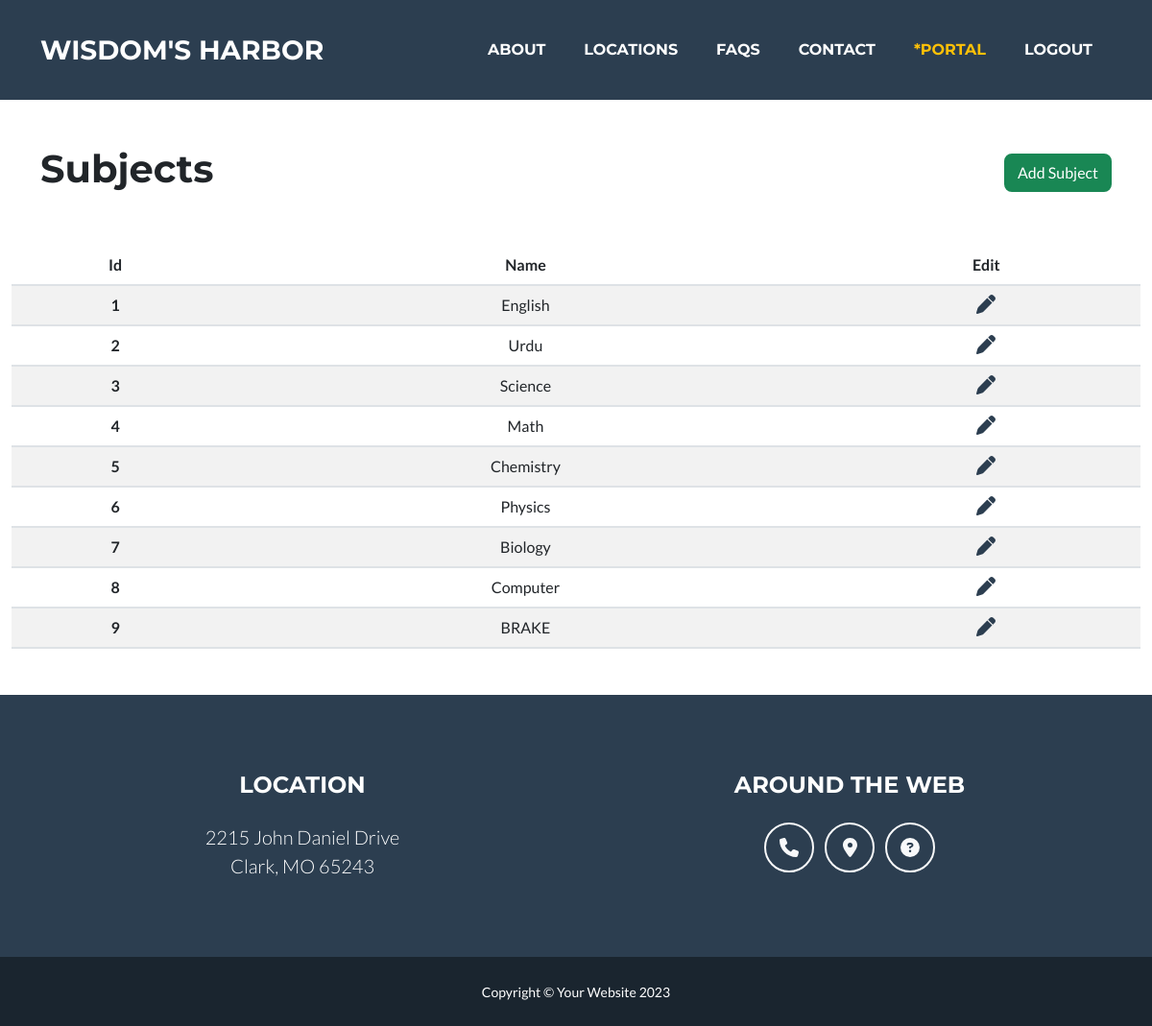
The app's page /subjects/display/ (signed in) with its own data.
### school/models.py (models this page shows, shortened)
class Subject(models.Model):
    name = models.CharField(max_length=255)

### school/views.py (the view)
# urls.py: path('subjects/display/', views.display_subjects, name='display_subjects'),
def display_subjects(request):
    if request.user.is_authenticated:
        if request.user.is_superuser:
            data = Subject.objects.all()
            return render(request, 'display_subjects.html', {'data':data})
        else:
            messages.warning(request, 'This page is for admin only!')
            return redirect('home')
    else:
        messages.warning(request, 'please login first!')
        return redirect('login')

### school/templates/display_subjects.html (shortened to what this page needs)
{% extends 'layout.html' %}
{% load static %}
{% block 'content' %}
    <div class="container-fluid">
        <div class="container my-5 d-flex align-items-center justify-content-between">
            <h1>Subjects</h1>
            <a href="{% url 'add_subject' %}" class="btn btn-success">Add Subject</a>
        </div>
        <table class="table table-striped text-center">
            <thead>
                <tr>
                    <th>Id</th>
                    <th>Name</th>
                    <th>Edit</th>
                </tr>
            </thead>
            <tbody>
                {% for subject in data %}
                    <tr>
                        <th>{{subject.id}}</th>
                        <td>{{subject.name}}</td>
                        <td>
                            <a style="color: transparent;" href="{% url 'edit_subject' subject.id %}">
                                <i class="fa-solid fa-pen fs-5 text-secondary"></i>
                            </a>
                        </td>
                    </tr>
                {% endfor %}
            </tbody>
        </table>
    </div>
{% endblock %}

### records on screen
Subject: id "1", name "English"
Subject: id "2", name "Urdu"
Subject: id "3", name "Science"
Subject: id "4", name "Math"
Subject: id "5", name "Chemistry"
Subject: id "6", name "Physics"
Subject: id "7", name "Biology"
Subject: id "8", name "Computer"
Subject: id "9", name "BRAKE"
